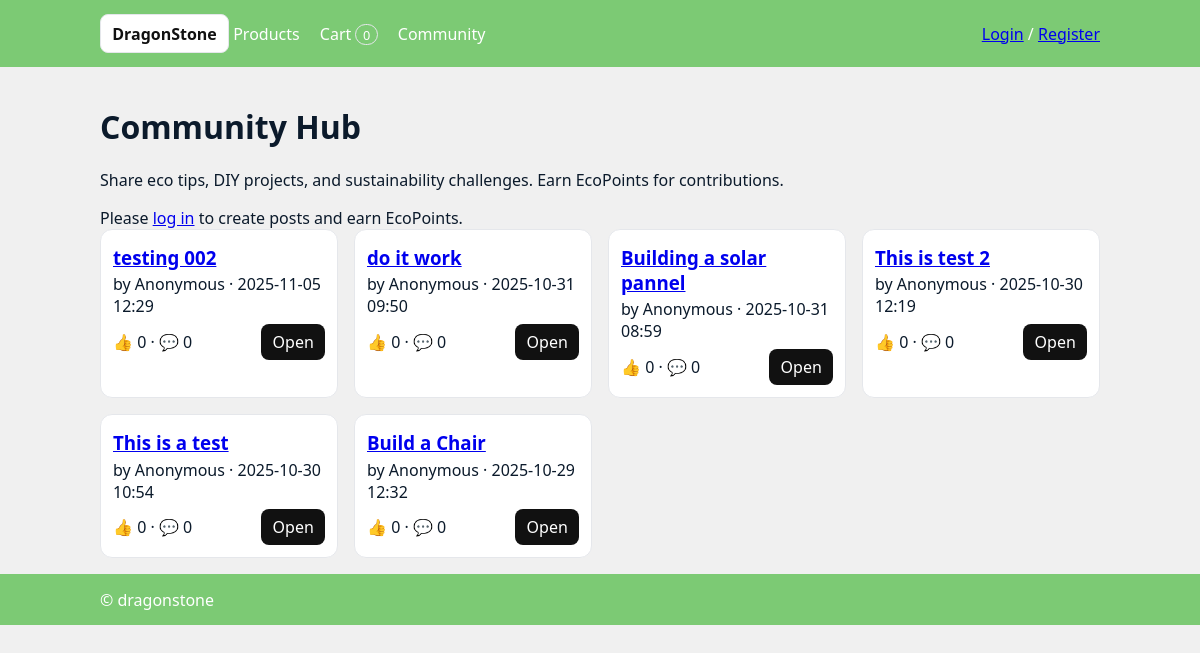
/community.php, run on an earlier commit of the app's database.
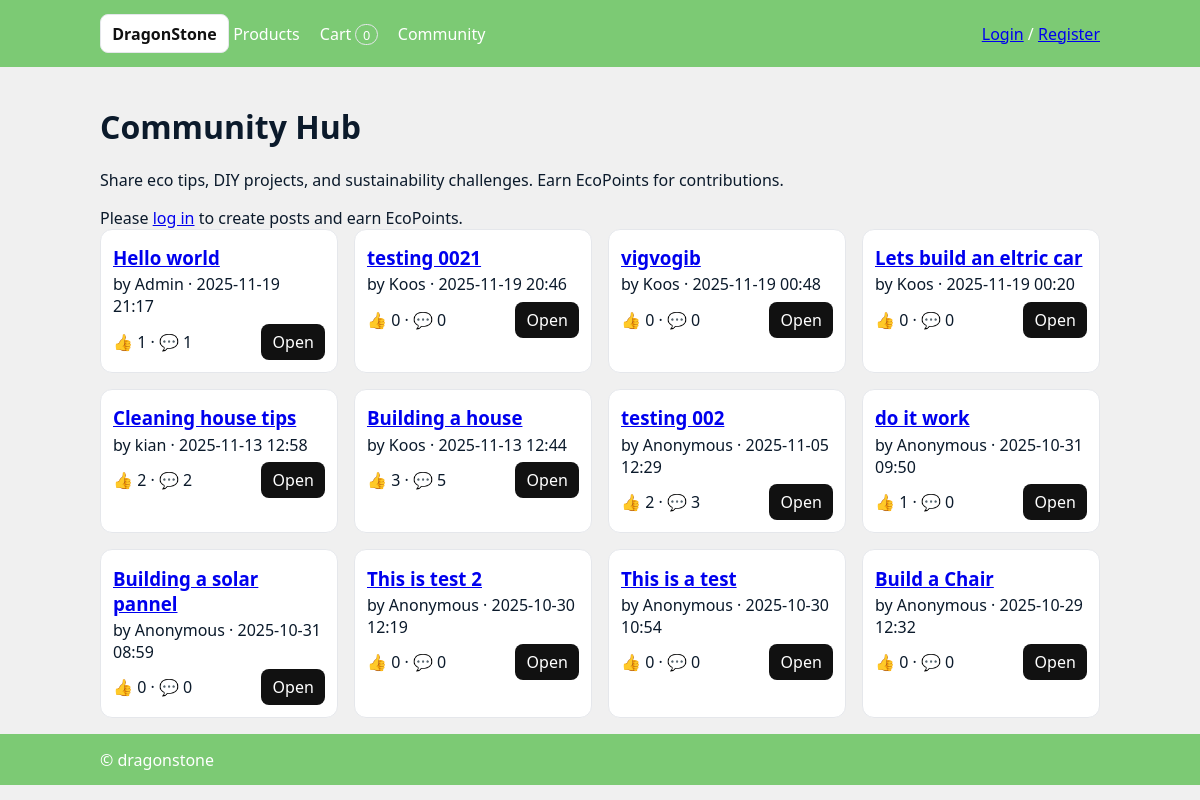
And on a later commit of the database.
### tables this page shows
CREATE TABLE `forum_posts` (
  `id` int(11) NOT NULL,
  `user_id` int(11) DEFAULT NULL,
  `title` varchar(180) NOT NULL,
  `slug` varchar(220) NOT NULL,
  `body` text NOT NULL,
  `tags` varchar(250) DEFAULT NULL,
  `is_published` tinyint(1) NOT NULL DEFAULT 1,
  `is_flagged` tinyint(1) NOT NULL DEFAULT 0,
  `upvotes` int(11) NOT NULL DEFAULT 0,
  `comments_cnt` int(11) NOT NULL DEFAULT 0,
  `created_at` datetime NOT NULL DEFAULT current_timestamp()
);

CREATE TABLE `users` (
  `id` int(11) NOT NULL,
  `name` varchar(120) NOT NULL,
  `email` varchar(160) NOT NULL,
  `password_hash` varchar(255) NOT NULL,
  `role` enum('admin','staff','customer','manager') NOT NULL DEFAULT 'customer',
  `created_at` timestamp NOT NULL DEFAULT current_timestamp()
);

### config.php (called while the page is built, shortened)
<?php
$USE_DB    = true;
require __DIR__.'/db.php';
require __DIR__.'/functions.php';

### functions.php (called while the page is built, shortened)
<?php
function e($s)
{
  return htmlspecialchars((string)$s, ENT_QUOTES, 'UTF-8');
}
function forum_posts_all($limit = 20, $offset = 0)
{
  global $mysqli, $USE_DB;
  $sql = "SELECT p.*, u.name AS author
        FROM forum_posts p
        LEFT JOIN users u ON u.id=p.user_id
        WHERE is_published=1
        ORDER BY created_at DESC
        LIMIT ? OFFSET ?";
  $st = mysqli_prepare($mysqli, $sql);
  mysqli_stmt_bind_param($st, "ii", $limit, $offset);
  mysqli_stmt_execute($st);
  $res = mysqli_stmt_get_result($st);
  return mysqli_fetch_all($res, MYSQLI_ASSOC);
}

### community.php (the view, shortened to what this page needs)
<?php
require __DIR__.'/header.php';
require_once __DIR__.'/functions.php';
$user = $_SESSION['user'] ?? null;
$posts = forum_posts_all(20,0);
?>
<h1>Community Hub</h1>
<p class="muted">Share eco tips, DIY projects, and sustainability challenges. Earn EcoPoints for contributions.</p>
<?php if($user): ?>
  <section class="card pad" style="margin-bottom:1rem">
    <h3>Create a new post</h3>
    <form method="post">
      <input type="hidden" name="action" value="create">
      <div class="row">
        <input type="text" name="title" placeholder="Title" required style="width:100%;margin:.3rem 0">
      </div>
      <div class="row">
        <textarea name="body" placeholder="Write your tips, project steps, or challenge details..." rows="6" required style="width:100%;margin:.3rem 0"></textarea>
      </div>
      <div class="row">
        <input type="text" name="tags" placeholder="tags (comma separated)" style="width:100%;margin:.3rem 0">
      </div>
      <button class="btn">Publish & Earn +<?= ECOPOINTS_POST ?> EcoPoints</button>
    </form>
  </section>
<?php else: ?>
  <div class="alert">Please <a href="login.php">log in</a> to create posts and earn EcoPoints.</div>
<?php endif; ?>
<section class="grid cards">
<?php foreach($posts as $p): ?>
  <article class="card">
    <div class="pad">
      <h3 style="margin:.2rem 0">
        <a href="community_post.php?post=<?= e($p['slug']) ?>"><?= e($p['title']) ?></a>
      </h3>
      <p class="muted" style="margin:0 0 .4rem 0">
        by <?= e($p['author'] ?? 'Anonymous') ?> · <?= e(date('Y-m-d H:i', strtotime($p['created_at']))) ?>
      </p>
      <div class="row" style="justify-content:space-between">
        <span>👍 <?= (int)$p['upvotes'] ?> · 💬 <?= (int)$p['comments_cnt'] ?></span>
        <a class="btn" href="community_post.php?post=<?= e($p['slug']) ?>">Open</a>
      </div>
    </div>
  </article>
<?php endforeach; ?>
</section>
<?php require __DIR__.'/footer.php'; ?>

What changed in the data, as far as the page shows it:
added forum_posts: title "Hello world", user.name "Admin", created_at "2025-11-19 21:17", upvotes "1", comments_cnt "1"
added forum_posts: title "testing 0021", user.name "Koos", created_at "2025-11-19 20:46", upvotes "0", comments_cnt "0"
added forum_posts: title "vigvogib", user.name "Koos", created_at "2025-11-19 00:48", upvotes "0", comments_cnt "0"
added forum_posts: title "Lets build an eltric car", user.name "Koos", created_at "2025-11-19 00:20", upvotes "0", comments_cnt "0"
added forum_posts: title "Cleaning house tips", user.name "kian", created_at "2025-11-13 12:58", upvotes "2", comments_cnt "2"
added forum_posts: title "Building a house", user.name "Koos", created_at "2025-11-13 12:44", upvotes "3", comments_cnt "5"
changed forum_posts "testing 002": upvotes "0" → "2"; comments_cnt "0" → "3"
changed forum_posts "do it work": upvotes "0" → "1"
